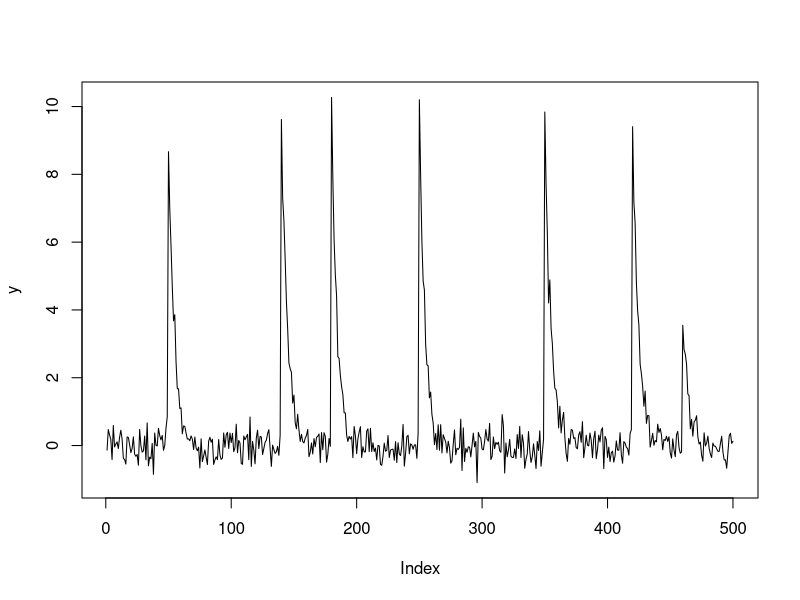

This chart was generated by the following R code: (Note: this script raises an error after producing the figure.)


library(truncnorm)

# data <- read.csv("data.csv", header = FALSE)
# str(data)
# head(data)
# plot(1:nrow(data), data$V1, type = "l")
# plot(1:length(data$V1[22000:28000]), data$V1[22000:28000], type = "l")
# y = data$V1[22000:28000]

## mixture ##
sim_data <- function(n, lambda, time_spike, b, gamma, prob, par)
{
  c = rep(0,n)
  s = rep(0,n)
  A = rep(0,n)
  s[time_spike] = 1
  
  k <- sample(1:length(prob), sum(s), prob, replace = TRUE)
  A[time_spike] <- rnorm(sum(s), par[k], 0.5)
  
  for(i in 2:n)
  {
    c[i] = gamma * c[i-1] + A[i] * s[i]
  }
  return(list("y" = b + c + rnorm(n, 0, 1/sqrt(lambda)), "c" = c, "s" = s, "A" = A, "k" = k))
}

data <- sim_data(n = 1000, lambda = 10, time_spike = c(100, 150, 400, 500, 700, 300, 600,850), 
                 gamma = 0.8, b = 2,
                 prob = c(0.1, 0.7, 0.2), par = c(0.6, 1, 2))

data <- sim_data(n = 500, lambda = 10, time_spike = c(50,140,180,250,350,420,460), 
                 gamma = 0.8, b = 0,
                 prob = c(0.4, 0.6), par = c(4, 10))

y = data$y 
plot(y, type = "l", main = "")

data$k
data$A[data$A>0]


loglik <- function(y, cc, A, b, gamma, lambda)
{
  n = length(y)
  sum(dnorm(y, mean = b + gamma * cc + A , sd = 1/sqrt(lambda), log = TRUE))
}


logprior_gamma <- function(gamma, hyp_gamma1, hyp_gamma2) dbeta(gamma, hyp_gamma1, hyp_gamma2, log = TRUE)


logpost <- function(y, cc, s, A, b, gamma, lambda, 
                    hyp_gamma1, hyp_gamma2
                    )
{
  loglik(y = y, cc = cc, A = A, b = b, gamma = gamma, lambda = lambda) +
    logprior_gamma(gamma, hyp_gamma1, hyp_gamma2)
}



#---------------------# #---------------------# #---------------------# #---------------------# 
#---------------------# #---------------------# #---------------------# #---------------------# 

marg <- function(y, b, c, gamma, sigma2, psi2)
{
  2 * dnorm(y, mean = b + gamma * c, sd = sqrt(psi2 + sigma2)) * 
    (1 - pnorm(0, mean = psi2 / (sigma2 + psi2) * (y-b-gamma*c), sd = sqrt(sigma2 * psi2 / (sigma2 + psi2)) ) )
}


gamma_start = 0.8; b_start = 0
tau2 = 0.0001
lambda_start = 10
c0 = 0; p = 0.995; alpha = 1
hyp_A1 = 3; hyp_A2 = 1; hyp_gamma1 = 5; hyp_gamma2 = 2
hyp_lambda1 = 10; hyp_lambda2 = 1; hyp_b1 = 1; hyp_b2 = 1
psi2 = 2
eps_gamma = 0.3
C0 = 1

nrep=50
gibbs_calcium <- function(nrep, y,
                          # chain starting points
                          b_start = median(y),
                          gamma_start = 0.8,  lambda_start = 10,  
                          # (fized) variance of the underlying calcium
                          tau2 = 0.0001,
                          # calcium initial value and variance
                          c0 = 0, C0 = 1,
                          # prior probability of a spike
                          p = 0.995, 
                          # DP concentration parameter, variance of G0
                          alpha = 1, psi2 = 2,
                          # hyperparameters
                          hyp_A1 = 3, hyp_A2 = 1, hyp_gamma1 = 5, hyp_gamma2 = 2,
                          hyp_lambda1 = 10, hyp_lambda2 = 1, hyp_b1 = 1, hyp_b2 = 1,
                          # MH step
                          eps_gamma)
{
  n = length(y)
  # creo matrici di output
  out_c = matrix(NA, nrep, n+1)
  out_p1 = matrix(NA, nrep, n)
  out_p0 = matrix(NA, nrep, n)
  out_A = matrix(NA, nrep, n) # contiene i valori A1,...,Ak
  out_b = rep(NA, nrep)
  out_gamma = rep(NA, nrep) 
  out_lambda = rep(NA, nrep)
  
  filter_mean = numeric(n)
  filter_var = numeric(n)
  R = numeric(n)
  a = numeric(n)
  
  cluster = matrix(0, nrep, n) 
  
  # inizializzazione dei parametri
  out_c[1,] = 0
  out_c[,1] = c0
  out_A[,1] = 0
  out_b[1] = b_start
  out_gamma[1] = gamma_start
  out_lambda[1] = lambda_start
  
  cluster[1,] = 0 # vettore di lunghezza n con il cluster Zj
  
  ###
  # out_A[1,2:3] = c(4,10)
  # out_c[1,] = c(0,data$c)
  # cluster[1, c(50,140,180,250,350,420,460)] = data$k
  
  for(i in 1:(nrep-1))
  {
    sigma2 = 1/out_lambda[i]

    # sampling di c
    R[1] = tau2 + out_gamma[i]^2 * C0
    filter_mean[1] = (sigma2 * out_A[i, cluster[i,1]+1] + R[1] * (y[1] - out_b[i])) / (sigma2 + R[1])
    filter_var[1] = sigma2 * R[1] /  (sigma2 + R[1])
    
    for(j in 2:n)
    {
      R[j] = out_gamma[i]^2 * filter_var[j-1] + tau2
      a[j] = out_gamma[i] * filter_mean[j-1] + out_A[i, cluster[i,j]+1]
      
      filter_mean[j] = a[j] + R[j]/(R[j] + sigma2) * (y[j] - out_b[i] - a[j])
      filter_var[j] = R[j] - R[j]^2/(R[j] + sigma2)
    }
    out_c[i+1, n+1] = rnorm(1, filter_mean[n], filter_var[n])
    
    for(j in (n-1):1)
    {
      back_mean = filter_mean[j] + out_gamma[i] * filter_var[j] / (R[j+1]) * (out_c[i+1,j+2] - a[j+1])
      back_var = filter_var[j] - out_gamma[i]^2 * filter_var[j]^2 / (R[j+1])

      out_c[i+1,j+1] = rnorm(1, back_mean, back_var)
    }
    
    back_mean = out_gamma[i] * C0/(C0 + tau2) * (out_c[i+1,2])
    back_var = C0 - out_gamma[i]^2 * C0^2 / (R[1])
    out_c[i+1, 1] = rnorm(1, back_mean, back_var)
    
    
    # sampling di lambda (precision)
    z = y - out_gamma[i] * out_c[i+1,1:n] - out_A[i, cluster[i,]+1] 
    ssum = sum((z - mean(z))^2)
    out_lambda[i+1] = rgamma(1, hyp_lambda1 + n/2, 
                             hyp_lambda2 + .5 * ssum + .5 * n * hyp_b2 / (n + hyp_b2) * (mean(z) - hyp_b1)^2 )

    # sampling di b
    out_b[i+1] = rnorm(1, mean = (n * mean(z) + hyp_b2 * hyp_b1) / (n + hyp_b2),
                       sd = 1/ sqrt((n + hyp_b2) * out_lambda[i+1]) )
    
    # # MH per gamma: random walk
    oldgamma = out_gamma[i] 
    newgamma = oldgamma + runif(1, -eps_gamma, eps_gamma)
    ratio = exp( logpost(y = y, cc = out_c[i+1,1:n], 
                         A = out_A[i, cluster[i,]+1], gamma = newgamma,
                         b = out_b[i+1], lambda = out_lambda[i+1],
                         hyp_gamma1 = hyp_gamma1, hyp_gamma2 = hyp_gamma2) -
                  logpost(y = y, cc = out_c[i+1,1:n],
                          A = out_A[i, cluster[i,]+1], gamma = oldgamma,
                          b = out_b[i+1], lambda = out_lambda[i+1],
                          hyp_gamma1 = hyp_gamma1, hyp_gamma2 = hyp_gamma2) )
    if(runif(1) < ratio) oldgamma = newgamma
    out_gamma[i+1] = oldgamma
    
    cluster[i+1,] = cluster[i,]
    out_A[i+1,] = out_A[i,]

    for(j in 1:n)
    {
      clus_tmp = cluster[i+1,]
      A_tmp = out_A[i+1,]
      clus_tmp[j] = NA

      if(length(unique(clus_tmp))>2)
      {
        clus_tmp[!is.na(clus_tmp) & clus_tmp>0] = as.numeric( factor( clus_tmp[!is.na(clus_tmp) & clus_tmp>0],
                                                                      labels = 1:(length(unique(clus_tmp[clus_tmp>0]))-1) ) )

        out_A[i+1, 2:n] = NA
        out_A[i+1, 2:(length(unique(clus_tmp[!is.na(clus_tmp) & clus_tmp>0]))+1)] = A_tmp[2:max(sort(unique(clus_tmp[!is.na(clus_tmp) & clus_tmp>0]))+1) ]

      }

      pr0 = p * dnorm(y[j], mean = out_b[i+1] + out_gamma[i+1] * out_c[i+1,j], sd = sqrt(sigma2 + tau2))

      pr_new = (1-p) * alpha * marg(y = y[j], b = out_b[i+1], c = out_c[i+1,j], gamma = out_gamma[i+1],
                                    sigma2 = (sigma2 + tau2), psi2 = psi2)

      nj = sapply(sort(unique(clus_tmp[!is.na(clus_tmp) & clus_tmp>0])), function(x) sum(clus_tmp[-j][clus_tmp[-j]>0] == x))
      pr_clus = 0
      if(length(nj)>0)
      {
        pr_clus = nj  * (1-p) * sapply(sort(unique(clus_tmp[-j][clus_tmp[-j]>0])),
                                          function(x) dnorm(y[j], mean = out_b[i+1] + out_gamma[i+1] * out_c[i+1,j] + out_A[i+1,x+1],
                                           sd = sqrt(sigma2 + tau2)) ) 
      }
      clus_tmp[j] = sample( -1:length(pr_clus), 1, prob = c(pr_new, pr0, pr_clus) )

      if(clus_tmp[j] == -1)
      {
        clus_tmp[j] = max(clus_tmp) +1
        out_A[i+1, clus_tmp[j]+1] = rtruncnorm(1, mean = psi2 / (psi2 + sigma2 + tau2) * (y[j] - out_b[i+1] - out_gamma[i+1] * out_c[i+1, j]),
                                     sd = sqrt((sigma2 + tau2) * psi2 / (psi2 + sigma2 + tau2) ))
      }

      cluster[i+1, ] = clus_tmp
    }
    
    # sampling di A
    out_A[i+1,] = NA
    out_A[i+1, 1] = 0
    nj = sapply(sort(unique(cluster[i+1, cluster[i+1,]>0])), function(x) sum(cluster[i+1, cluster[i+1,]>0] == x))
    sumj = sapply(sort(unique(cluster[i+1, cluster[i+1,]>0])), 
                  function(x) sum(y[cluster[i+1,] == x] - out_b[i+1] - out_gamma[i+1] * out_c[i+1,1:n][cluster[i+1,] == x]) )
    out_A[i+1, 2:(length(unique(cluster[i+1, cluster[i+1,]>0]))+1)] = rtruncnorm( length(unique(cluster[i+1, cluster[i+1,]>0])), 
                                                                           a = 0, b = Inf, mean = psi2 * sumj / (nj * psi2 + sigma2 + tau2), 
                                                                           sd = sqrt((sigma2 + tau2) * psi2 / (nj*psi2 + sigma2 + tau2) ) )
    
    
  }
  return(list(c = out_c, lambda = out_lambda, A = out_A, gamma = out_gamma, b = out_b, clus = cluster))
}




nrep = 1000
start <- Sys.time()
prova <- gibbs_calcium(nrep = nrep, y = y, 
                       C0 = 0.5,
                       p = 0.995,
                       lambda_start = 10, b_start = 1,
                       gamma_start = 0.8, A_start = 3,
                       eps_gamma = 0.03, 
                       psi2 = 2, tau2 = 0.00001)
end <- Sys.time()
end - start
str(prova)

n = length(y)
plot(1:nrep, prova$lambda, type = "l", main = "lambda")
lines(1:nrep, cumsum(prova$lambda)/1:nrep, col = 2)
abline(h=10, col = "blue")

plot(1:nrep, prova$b, type = "l", main = "b")
lines(1:nrep, cumsum(prova$b)/1:nrep, col = 2)
abline(h=0, col = "blue")

plot(1:nrep, prova$gamma, type = "l", main = "gamma")
lines(1:nrep, cumsum(prova$gamma)/1:nrep, col = 2)
abline(h=0.8, col = "blue")



burnin = 1:500
plot(1:n, y, type = "l")
AA = matrix(0,nrep,n)
for(i in 1:nrep)
{
  AA[i, prova$clus[i,] >0] = prova$A[i, prova$clus[i, prova$clus[i,] >0]+1]
}

calcium = matrix(0, nrep, n+1)
for(i in 1:nrep)
{
  for(j in 2:(n+1))
  {
    calcium[i,j] = calcium[i,j-1] * mean(prova$gamma[-burnin]) + AA[i,j-1]
  }
}

plot(1:n, y, type = "l")
lines(1:n, mean(prova$b[-burnin]) + colMeans(calcium)[2:(n+1)], col = "turquoise3", lwd = 1.5)

abline(v = which( apply(prova$clus[-burnin,], 2, function(x) mean(x != 0))>0.8), lty = 3, col = "salmon")

hist(apply(prova$clus[-burnin,], 2, function(x) mean(x != 0)))
which( apply(prova$clus[-burnin,], 2, function(x) mean(x != 0))>0.8 )
#c(50,140,180,250,350,420,460)
